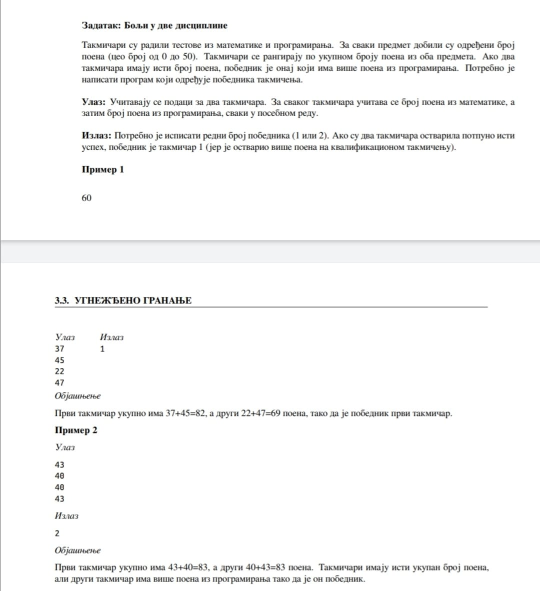
#> input picture Bolji u dve discipline.jpeg, 1080 x 1182 px (shown at 1/2 size)
$ python -i to_webp.py   (imports and definitions only)
#> lines starting #> are read from the running program, lines starting #| are printed output that depends on the picture
import os
from PIL import Image

def get_size_format(b, factor=1024, suffix="B"):
    """
    Scale bytes to its proper byte format
    e.g:
        1253656 => '1.20MB'
        1253656678 => '1.17GB'
    """
    for unit in ["", "K", "M", "G", "T", "P", "E", "Z"]:
        if b < factor:
            return f"{b:.2f}{unit}{suffix}"
        b /= factor
    return f"{b:.2f}Y{suffix}"

def compress_img(image_name, new_size_ratio=0.9, quality=55, width=None, height=None, to_webp=True):
    # load the image to memory
#> called with image_name = '../../Bolji u dve discipline.jpeg', new_size_ratio = 0.9, quality = 55, to_webp = True
    img = Image.open(image_name)
#> img is the input picture: PIL image 1080x1182 RGB; mean R, G, B 247.5, 247.7, 247.6
    # print the original image shape
    print("[*] Image shape:", img.size)
#| [*] Image shape: (1080, 1182)
    # get the original image size in bytes
    image_size = os.path.getsize(image_name)
    # print the size before compression/resizing
    print("[*] Size before compression:", get_size_format(image_size))
    if new_size_ratio < 1.0:
        # if resizing ratio is below 1.0, then multiply width & height with this ratio to reduce image size
        img = img.resize((int(img.size[0] * new_size_ratio), int(img.size[1] * new_size_ratio)), Image.Resampling.LANCZOS)
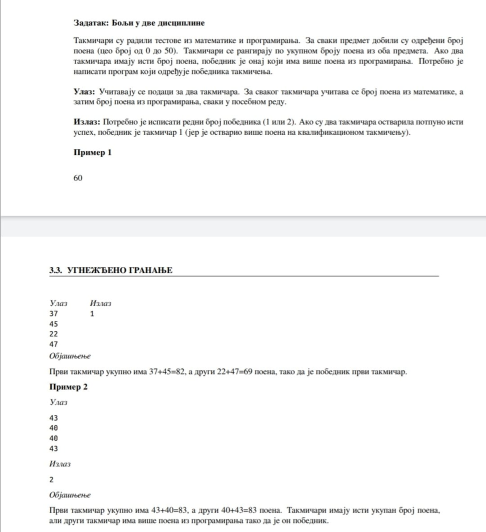
#> img: PIL image 972x1063 RGB (shown at 1/2 size); mean R, G, B 247.5, 247.6, 247.5
        # print new image shape
        print("[+] New Image shape:", img.size)
#| [+] New Image shape: (972, 1063)
    elif width and height:
        # if width and height are set, resize with them instead
        img = img.resize((width, height), Image.Resampling.LANCZOS)
        # print new image shape
        print("[+] New Image shape:", img.size)
    # split the filename and extension
    filename, ext = os.path.splitext(image_name)
    # make new filename appending _compressed to the original file name
    if to_webp:
        # change the extension to JPEG
        new_filename = f"{filename}_compressed.webp"
    else:
        # retain the same extension of the original image
        new_filename = f"{filename}_compressed{ext}"
    try:
        # save the image with the corresponding quality and optimize set to True
        img.save(new_filename, quality=quality, optimize=True)
    except OSError:
        # convert the image to RGB mode first
        img = img.convert("RGB")
        # save the image with the corresponding quality and optimize set to True
        img.save(new_filename, quality=quality, optimize=True)
    print("[+] New file saved:", new_filename)
    # get the new image size in bytes
    new_image_size = os.path.getsize(new_filename)
    # print the new size in a good format
    print("[+] Size after compression:", get_size_format(new_image_size))
    # calculate the saving bytes
    saving_diff = new_image_size - image_size
    # print the saving percentage
    print(f"[+] Image size change: {saving_diff/image_size*100:.2f}% of the original image size.")

# [22 lines of commented-out code are left out]

# [1 line not run here, left out]

>>> result = compress_img('../../Bolji u dve discipline.jpeg')

$ run again, on Razmaknute dijagonale.jpeg
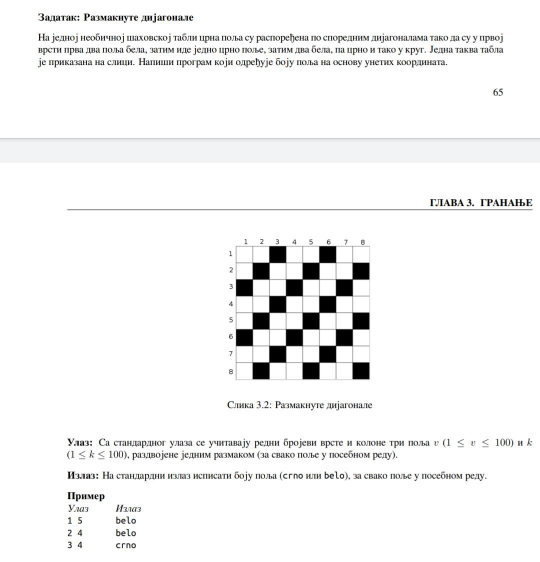
#> input picture Razmaknute dijagonale.jpeg, 1080 x 1124 px (shown at 1/2 size)
#> in compress_img, img is the input picture: PIL image 1080x1124 RGB; mean R, G, B 243.9, 244, 244
#| [*] Image shape: (1080, 1124)
#> in compress_img, `img = img.resize((int(img.size[0] * new_size_ratio), int(img.size[1] *..`:
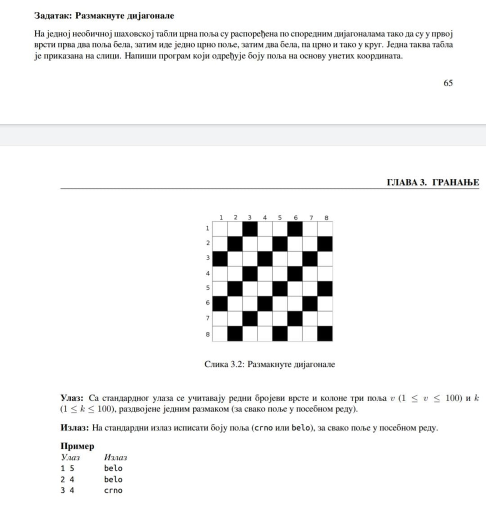
#> img: PIL image 972x1011 RGB (shown at 1/2 size); mean R, G, B 243.8, 243.9, 243.9
#| [+] New Image shape: (972, 1011)
